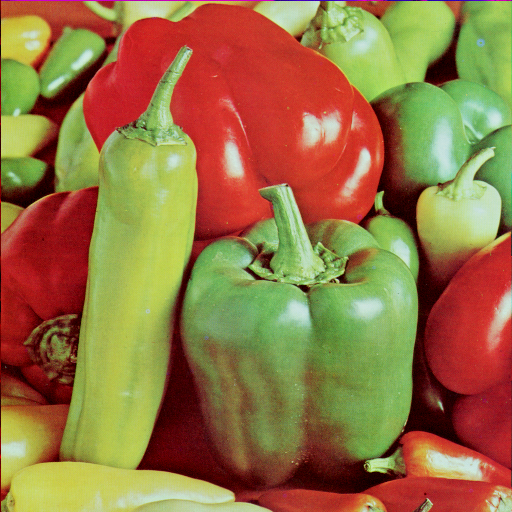
%> input picture ch09/pepper.png, 512 x 512 px
$ octave fft2_m4.m   (GNU Octave 9; MATLAB toolbox functions it lacks are replaced by stand-ins)
%> lines starting %> are read from the running program, lines starting %| are printed output that depends on the picture
clear all;
close all;
clc;
%% 图像添加高斯噪声后进行傅里叶变换
l = imread('pepper.png');
%> l is the input picture: size 512x512x3 uint8; mean R, G, B 149.8, 115.6, 66.5
L = rgb2gray(l);
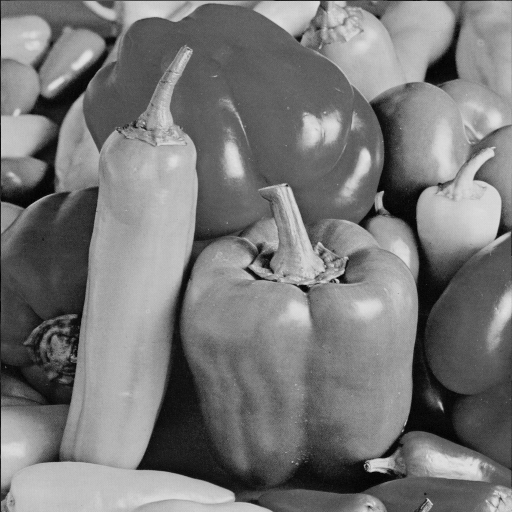
%> L: size 512x512 uint8; min 0, max 228, mean 120.2
L = imnoise(L, 'gaussian', 0, 0.01);
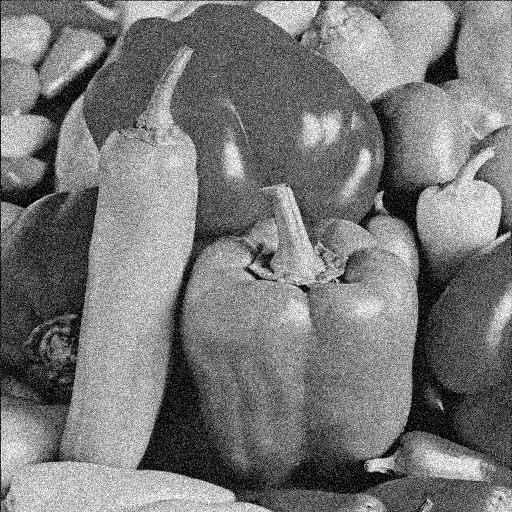
%> L: size 512x512 uint8; min 0, max 255, mean 120.5
J = fft2(L);
J = fftshift(J);
k = abs(J/256);
figure;
subplot(121);imshow(L);
subplot(122);imshow(uint8(k));
%> after `imshow(uint8(k))`:
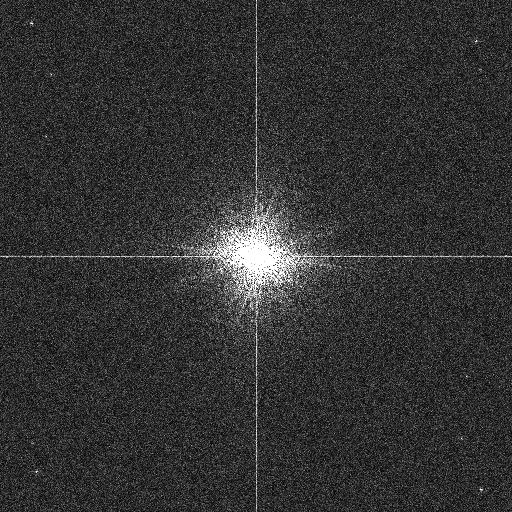
%> displayed picture: size 512x512, on the screen's scale of 0 to 255; min 0, max 255, mean 51.1
